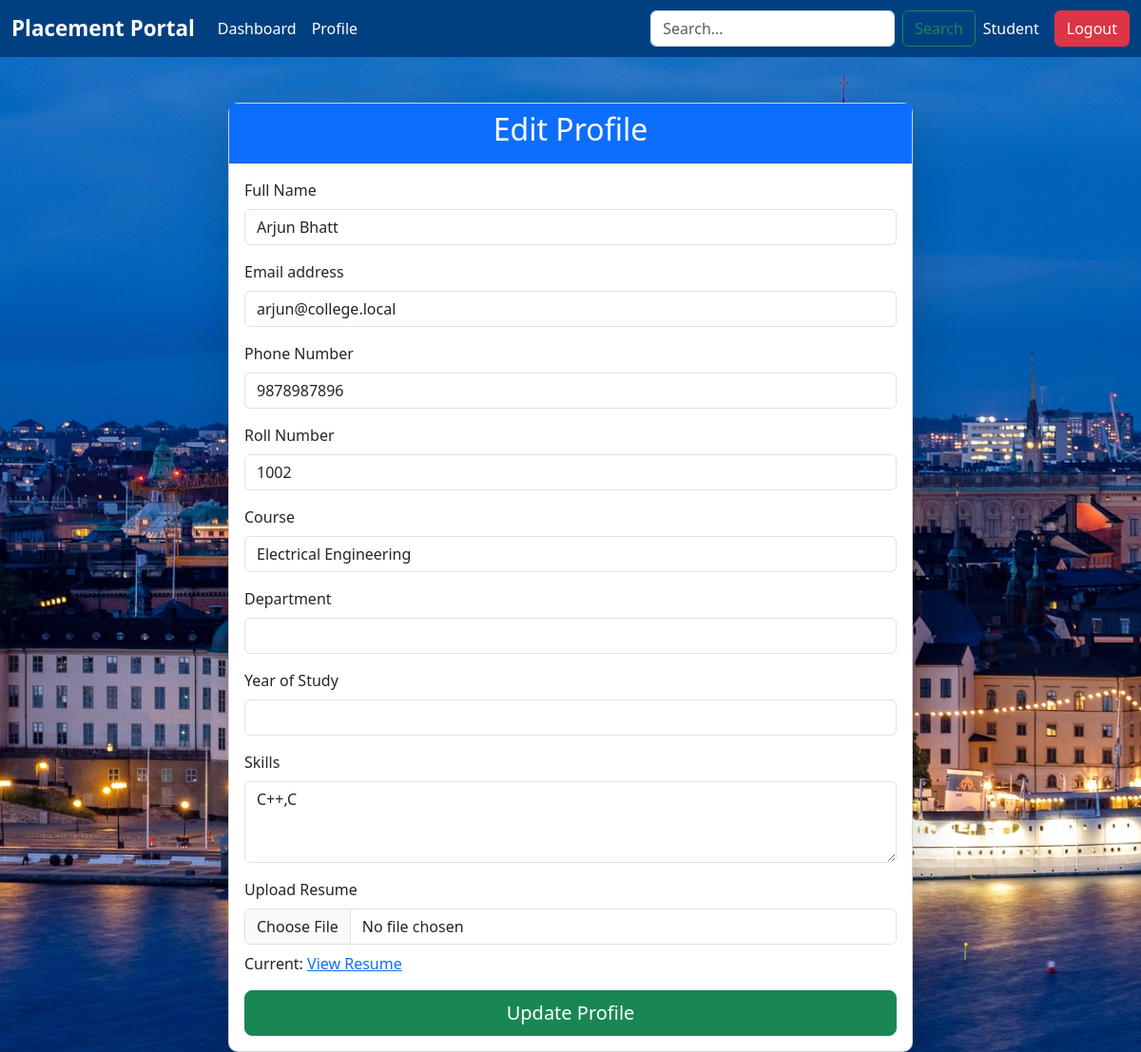
The page /student/profiles/2 (signed in) on the database its author committed.
### models/models.py (models this page shows, shortened)
class Usercommon(db.Model):
    __abstract__ = True
    id = db.Column(db.Integer,primary_key=True)
    email = db.Column(db.String(120), unique=True, nullable=False)
    _password_hash = db.Column("password",db.String(128), nullable=False)
    name = db.Column(db.String(100), nullable=False)
    phone = db.Column(db.String(20), nullable=True)
    is_active = db.Column(db.Boolean, default=True, nullable=False)
    created_at = db.Column(db.DateTime, default=datetime.utcnow, nullable=False)

class Student(Usercommon):
    __tablename__ = 'students'
    role = db.Column(db.Enum(Role), default=Role.STUDENT, nullable=False)
    roll_number = db.Column(db.String(20), unique=True, nullable=False)
    course = db.Column(db.String(100), nullable=False)
    skills = db.Column(db.String(200), nullable=True)
    resume_path = db.Column(db.String(200), nullable=True)
    blacklist = db.Column(db.Boolean, default=False, nullable=False)
    department = db.Column(db.String(50), nullable=False)
    year_of_study = db.Column(db.Integer, nullable=False)
    applications = db.relationship('Application', backref='student', lazy=True,cascade="all, delete-orphan")

### app.py (the view, shortened to what this page needs)
@app.route("/student/profiles/<int:id>", methods=["GET", "POST"])
@role_required(Role.STUDENT)
def student_profile(id):
    student = Student.query.get_or_404(id)
    return render_template("student/StudentRegister.html", form_title="Edit Profile", form_action=f"/student/profiles/{id}", student=student)

### app.py (called while the page is built)
def role_required(required_role):
    def decorator(f):
        @wraps(f)
        def wrapper(*args, **kwargs):
            if 'user_id' not in session or 'user_role' not in session:
                return redirect(url_for('login'))
            if session['user_role'] != required_role.value:
                return "Unauthorized", 403
            return f(*args, **kwargs)
        return wrapper
    return decorator

### templates/student/StudentRegister.html (shortened to what this page needs)
{% extends "index.html" %}
{% block content %}
<div class="container mt-5">
  <div class="row justify-content-center">
    <div class="col-md-8">
      <div class="card shadow-lg">
        <div class="card-header bg-primary text-white text-center">
          <h3>{{ form_title }}</h3>
        </div>
        <div class="card-body">
          <form method="POST" action="{{ form_action }}" enctype="multipart/form-data">
            <div class="mb-3">
              <label for="name" class="form-label">Full Name</label>
              <input type="text" class="form-control" id="name" name="name"
                     value="{{ student.name if student else '' }}" required>
            </div>
            <div class="mb-3">
              <label for="email" class="form-label">Email address</label>
              <input type="email" class="form-control" id="email" name="email"
                     value="{{ student.email if student else '' }}" required>
            </div>
            <div class="mb-3">
              <label for="phone" class="form-label">Phone Number</label>
              <input type="text" class="form-control" id="phone" name="phone"
                     value="{{ student.phone if student else '' }}">
            </div>
            <div class="mb-3">
              <label for="roll_number" class="form-label">Roll Number</label>
              <input type="text" class="form-control" id="roll_number" name="roll_number"
                     value="{{ student.roll_number if student else '' }}" required>
            </div>
            <div class="mb-3">
              <label for="course" class="form-label">Course</label>
              <input type="text" class="form-control" id="course" name="course"
                     value="{{ student.course if student else '' }}" required>
            </div>
            <div class="mb-3">
              <label for="department" class="form-label">Department</label>
              <input type="text" class="form-control" id="department" name="department" required>
            </div>
            <div class="mb-3">
              <label for="year_of_study" class="form-label">Year of Study</label>
              <input type="number" class="form-control" id="year_of_study" name="year_of_study" min="1" max="4" required>
            </div>
            <div class="mb-3">
              <label for="skills" class="form-label">Skills</label>
              <textarea class="form-control" id="skills" name="skills" rows="3">{{ student.skills if student else '' }}</textarea>
            </div>
            <div class="mb-3">
              <label for="resume" class="form-label">Upload Resume</label>
              <input class="form-control" type="file" id="resume" name="resume">
              {% if student and student.resume_path %}
                <p class="mt-2">Current: <a href="{{ url_for('static', filename=student.resume_path) }}" target="_blank">View Resume</a></p>
              {% endif %}
            </div>
            <div class="d-grid">
              <button type="submit" class="btn btn-success btn-lg">
                {{ 'Register' if not student else 'Update Profile' }}
              </button>
            </div>
          </form>
        </div>
      </div>
    </div>
  </div>
</div>
{% endblock %}

### templates/navbar.html (shortened to what this page needs)
<nav class="navbar navbar-expand-lg navbar-dark bg-dark">
  <div class="container-fluid">
    <a class="navbar-brand fw-bold" href="#">Placement Portal</a>
    <div class="collapse navbar-collapse" id="navbarNavDropdown">
      <ul class="navbar-nav me-auto mb-2 mb-lg-0">
        {% if session.get('user_role') == 'student' %}
        <li class="nav-item">
          <a class="nav-link" href="{{ url_for('student_dashboard') }}">Dashboard</a>
        </li>
        <li class="nav-item">
          <a class="nav-link" href="{{ url_for('student_profile', id=session.get('user_id')) }}">Profile</a>
        </li>
        {% endif %}
      </ul>
      <div class="d-flex align-items-center gap-2">
        {% if session.get('user_role') in ['admin', 'student', 'company'] %}
        <form class="d-flex" role="search" action="{{ url_for('search') }}" method="GET">
          <input class="form-control me-2" type="search" name="q" placeholder="Search..." aria-label="Search">
          <button class="btn btn-outline-success" type="submit">Search</button>
        </form>
        {% endif %}
        <span class="text-white me-2">
          {{ session.get('user_role') | capitalize }}
        </span>
        <a href="{{ url_for('logout') }}" class="btn btn-danger">Logout</a>
      </div>
    </div>
  </div>
</nav>

### static/css/dashboard.css (style rules this page uses)
body { font-family: 'Segoe UI', Arial, sans-serif; background-color: #f8f9fa; color: #333; }
.navbar { background-color: #004080 !important; }
.navbar-brand { font-weight: bold; font-size: 1.4rem; }
.nav-link { color: #fff !important; }
.card { border-radius: 10px; }
.card h3 { font-size: 2rem; color: #004080; }
body { background: url("/static/skyline1.jpg") no-repeat center center fixed; background-size: cover; }
h2, h3, h4, h5 { color: #ffffff !important; }
.card p, .card span, .card small { color: #222 !important; }

### rows shown on the page
Student: get "Student", name "Arjun Bhatt", email "arjun@college.local", phone "9878987896", roll_number "1002", course "Electrical Engineering", skills "C++,C"

### other values the page prints
{{ 'Register' if not student else 'Update Profile' }} "Update Profile"
